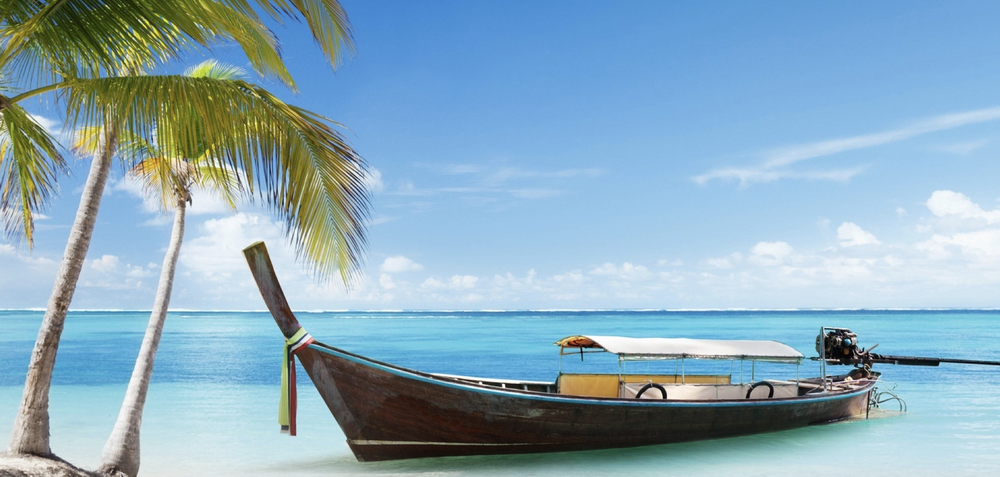
#> input picture PycharmProjects/CS131/Homeworks/homework2/test.png, 1000 x 477 px, shrunk from 2026 x 966 before the run
$ python homework2.py
#> lines starting #> are read from the running program, lines starting #| are printed output that depends on the picture; after the words box and inside, x2 and y2 are one past the last pixel; in counts of white or black regions, pixels touching at a corner belong together
### PycharmProjects/CS131/Homeworks/homework2/edge.py
import numpy as np
import matplotlib.pyplot as plt

def gaussian_kernel(size, sigma):
    """ Implementation of Gaussian Kernel.

    This function follows the gaussian kernel formula,
    and creates a kernel matrix.
    Hints:
    - Use np.pi and np.exp to compute pi and exp

    Args:
        size: int of the size of output matrix
        sigma: float of sigma to calculate kernel
    Returns:
        kernel: numpy array of shape (size, size)
    """

    kernel = np.zeros((size, size))

    ### YOUR CODE HERE
    k=(size-1)//2
    for i in range(size):
        for j in range(size):
            kernel[i][j]=1/(2*np.pi*sigma**2)*np.exp((-(i-k)**2-(j-k)**2)/(2*sigma**2))
    ### END YOUR CODE

    return kernel

def conv(image, kernel):
    """ An implementation of convolution filter.
    This function uses element-wise multiplication and np.sum()
    to efficiently compute weighted sum of neighborhood at each
    pixel.
    Args:
        image: numpy array of shape (Hi, Wi)
        kernel: numpy array of shape (Hk, Wk)
    Returns:
        out: numpy array of shape (Hi, Wi)
    """
    Hi, Wi = image.shape
    Hk, Wk = kernel.shape
    out = np.zeros((Hi, Wi))

    # For this assignment, we will use edge values to pad the images.
    # Zero padding will make derivatives at the image boundary very big,
    # whereas we want to ignore the edges at the boundary.
    pad_width0 = Hk // 2
    pad_width1 = Wk // 2
    pad_width = ((pad_width0,pad_width0),(pad_width1,pad_width1))
    padded = np.pad(image, pad_width, mode='edge')

    ### YOUR CODE HERE
    kernel_new=np.flip(np.flip(kernel,0),1).copy()
    for i in range(Hi):
        for j in range(Wi):
            out[i][j]=np.sum(np.multiply(kernel_new[:,:],padded[i:i+Hk,j:j+Wk]))
    ### END YOUR CODE

    return out

def partial_x(img):
    """ Computes partial x-derivative of input img.
    Hints:
        - You may use the conv function in defined in this file.
    Args:
        img: numpy array of shape (H, W)
    Returns:
        out: x-derivative image
    """

    out = None

    ### YOUR CODE HERE
    kernel=np.array([[1/2,0,-1/2]])
    out=conv(img,kernel)
    ### END YOUR CODE

    return out

def partial_y(img):
    """ Computes partial y-derivative of input img.
    Hints:
        - You may use the conv function in defined in this file.
    Args:
        img: numpy array of shape (H, W)
    Returns:
        out: y-derivative image
    """

    out = None

    ### YOUR CODE HERE
    kernel=np.array([[1/2],[0],[-1/2]])
    out=conv(img,kernel)
    ### END YOUR CODE

    return out

def gradient(img):
    """ Returns gradient magnitude and direction of input img.
    Args:
        img: Grayscale image. Numpy array of shape (H, W)
    Returns:
        G: Magnitude of gradient at each pixel in img.
            Numpy array of shape (H, W)
        theta: Direction(in degrees, 0 <= theta < 360) of gradient
            at each pixel in img. Numpy array of shape (H, W)
    """
    G = np.zeros(img.shape)
    theta = np.zeros(img.shape)

    ### YOUR CODE HERE
    Gx=partial_x(img)
    Gy=partial_y(img)
    G=np.sqrt(Gx**2+Gy**2)
    theta = (np.rad2deg(np.arctan2(Gy, Gx)) + 180) % 360
    # [5 lines of commented-out code are left out]
    plt.subplot(3,2,1)
    plt.imshow(G,cmap='gray')

    return G, theta


def non_maximum_suppression(G, theta):
    """ Performs non-maximum suppression
    This function performs non-maximum suppression along the direction
    of gradient (theta) on the gradient magnitude image (G).

    Args:
        G: gradient magnitude image with shape of (H, W)
        theta: direction of gradients with shape of (H, W)
    Returns:
        out: non-maxima suppressed image
    """
    H, W = G.shape
    out = np.zeros((H, W))

    # Round the gradient direction to the nearest 45 degrees
    theta = np.floor((theta + 22.5) / 45) * 45

    ### BEGIN YOUR CODE
    out=G.copy()
    for i in range(1, H - 1):
        for j in range(1, W - 1):
            alpha = np.deg2rad(theta[i, j])
            # note here the angle is measured clockwisely
            # i.e. if theta=90 degree the direction is south.
            p1 = G[i - int(np.round(np.sin(alpha))), j - int(np.round(np.cos(alpha)))]
            p2 = G[i + int(np.round(np.sin(alpha))), j + int(np.round(np.cos(alpha)))]
            if not (G[i, j] >= p1 and G[i, j] >= p2):
                out[i, j] = 0
            else:
                out[i, j] = G[i, j]
    ### END YOUR CODE
    plt.subplot(3, 2, 2)
    plt.imshow(G,cmap='gray')

    return out

def double_thresholding(img, high, low):
    """
    Args:
        img: numpy array of shape (H, W) representing NMS edge response
        high: high threshold(float) for strong edges
        low: low threshold(float) for weak edges
    Returns:
        strong_edges: Boolean array representing strong edges.
            Strong edeges are the pixels with the values above
            the higher threshold.
        weak_edges: Boolean array representing weak edges.
            Weak edges are the pixels with the values below the
            higher threshould and above the lower threshold.
    """

    strong_edges = np.zeros(img.shape)
    weak_edges = np.zeros(img.shape)

    ### YOUR CODE HERE
    strong=img>high
    strong_edges[strong]=img[strong]
    weak = (img > low)&(img <= high)
    weak_edges[weak]=img[weak]
    ### END YOUR CODE
    plt.subplot(3,2,3)
    plt.imshow(strong_edges,cmap='gray')
    plt.subplot(3,2,4)
    plt.imshow(weak_edges,cmap='gray')

    return strong_edges, weak_edges

def get_neighbors(y, x, H, W,weak_edges,edges):
    """ Return indices of valid neighbors of (y, x)
    Return indices of all the valid neighbors of (y, x) in an array of
    shape (H, W). An index (i, j) of a valid neighbor should satisfy
    the following:
        1. i >= 0 and i < H
        2. j >= 0 and j < W
        3. (i, j) != (y, x)
    Args:
        y, x: location of the pixel
        H, W: size of the image
    Returns:
        neighbors: list of indices of neighboring pixels [(i, j)]
    """
    neighbors = []

    for i in (y-1, y, y+1):
        for j in (x-1, x, x+1):
            if i >= 0 and i < H and j >= 0 and j < W:
                if (i == y and j == x):
                    continue
                if weak_edges[i][j]!=0 and edges[i][j]==0:
                    neighbors.append((i, j))

    return neighbors

def link_edges(strong_edges, weak_edges):
    """ Find weak edges connected to strong edges and link them.
    Iterate over each pixel in strong_edges and perform breadth first
    search across the connected pixels in weak_edges to link them.
    Here we consider a pixel (a, b) is connected to a pixel (c, d)
    if (a, b) is one of the eight neighboring pixels of (c, d).
    Args:
        strong_edges: binary image of shape (H, W)
        weak_edges: binary image of shape (H, W)
    Returns:
        edges: numpy array of shape(H, W)
    """

    H, W = strong_edges.shape
    indices = np.stack(np.nonzero(strong_edges)).T
    edges = np.zeros((H, W))

    ### YOUR CODE HERE
    strong=strong_edges>0
    edges[strong]=1
    for y in range(H):
        for x in range(W):
            if strong_edges[y][x] != 0:
                unmarked=np.array(get_neighbors(y,x,H,W,weak_edges,edges))
                i=0
                while i < unmarked.__len__():
                    if edges[unmarked[i][0]][unmarked[i][1]] == 0 and weak_edges[unmarked[i][0]][unmarked[i][1]]!=0:
                        edges[unmarked[i][0]][unmarked[i][1]]=1
                        neighbors=get_neighbors(unmarked[i][0],unmarked[i][1],H,W,weak_edges,edges)
                        if neighbors != []:
                            unmarked=np.concatenate((unmarked,neighbors))
                    i+=1

    ### END YOUR CODE

    return edges

def canny(img, kernel_size=5, sigma=1.4, high=20, low=15):
    """ Implement canny edge detector by calling functions above.
    Args:
        img: binary image of shape (H, W)
        kernel_size: int of size for kernel matrix
        sigma: float for calculating kernel
        high: high threshold for strong edges
        low: low threashold for weak edges
    Returns:
        edge: numpy array of shape(H, W)
    """
    ### YOUR CODE HERE
    kernel = gaussian_kernel(kernel_size, sigma)
    smoothed = conv(img, kernel)
    G, theta = gradient(smoothed)
    nms = non_maximum_suppression(G, theta)
    strong_edges, weak_edges = double_thresholding(nms, high, low)
    edge = link_edges(strong_edges, weak_edges)
    ### END YOUR CODE
    return edge


def hough_transform(img):
    """ Transform points in the input image into Hough space.
    Use the parameterization:
        rho = x * cos(theta) + y * sin(theta)
    to transform a point (x,y) to a sine-like function in Hough space.
    Args:
        img: binary image of shape (H, W)

    Returns:
        accumulator: numpy array of shape (m, n)
        rhos: numpy array of shape (m, )
        thetas: numpy array of shape (n, )
    """
    # Set rho and theta ranges
    W, H = img.shape
    diag_len = int(np.ceil(np.sqrt(W * W + H * H))) #得到斜对角线的长度
    rhos = np.linspace(-diag_len, diag_len, diag_len * 2 + 1)   #对应着上述公式中r的区直范围
    thetas = np.deg2rad(np.arange(-90.0, 90.0))     #对应着上述公式中角度的大小

    # Cache some reusable values
    cos_t = np.cos(thetas)
    sin_t = np.sin(thetas)
    num_thetas = len(thetas)

    # Initialize accumulator in the Hough space
    accumulator = np.zeros((2 * diag_len + 1, num_thetas), dtype=np.uint64)
    ys, xs = np.nonzero(img)

    # Transform each point (x, y) in image
    # Find rho corresponding to values in thetas
    # and increment the accumulator in the corresponding coordiate.
    ### YOUR CODE HERE
    for i, j in zip(ys, xs):    #对于zip(ys,xs)，形成了元组
        for idx in range(thetas.shape[0]):
            r = j * cos_t[idx] + i * sin_t[idx]
            accumulator[int(r + diag_len), idx] += 1    #加上diag_len的原因是因为有偏置量
    ### END YOUR CODE

    return accumulator, rhos, thetas

### PycharmProjects/CS131/Homeworks/homework2/homework2.py
import numpy as np
import matplotlib.pyplot as plt
from skimage import io
from time import time
from Homeworks.homework2.edge import *
'''Part 1: Canny Edge Detector'''
##############################################################################################(1.1 Smoothing)
# Define 3x3 Gaussian kernel with std = 1
'''test the function of gaussian_kernel'''
#kernel = gaussian_kernel(3, 1)
#kernel_test = np.array(
#    [[ 0.05854983, 0.09653235, 0.05854983],
#     [ 0.09653235, 0.15915494, 0.09653235],
#     [ 0.05854983, 0.09653235, 0.05854983]]
#)

# Test Gaussian kernel
#if not np.allclose(kernel, kernel_test):
#    print('Incorrect values! Please check your implementation.')
'''test the function of conv'''
# Test with different kernel_size and sigma
kernel_size = 5
sigma = 1.4

# [139 lines of commented-out code are left out]


'''Part2: Lane Detection'''
##############################################################################################(2.1 Edge detection)
# Load image
img = io.imread('test.png', as_gray=True)
#> img: shape (477, 1000) float64; min 0, max 1, mean 0.648

# Run Canny edge detector
edges = canny(img, kernel_size=5, sigma=1.4, high=0.03, low=0.02)
#> after the loop in conv, `for i in range(Hi):`:
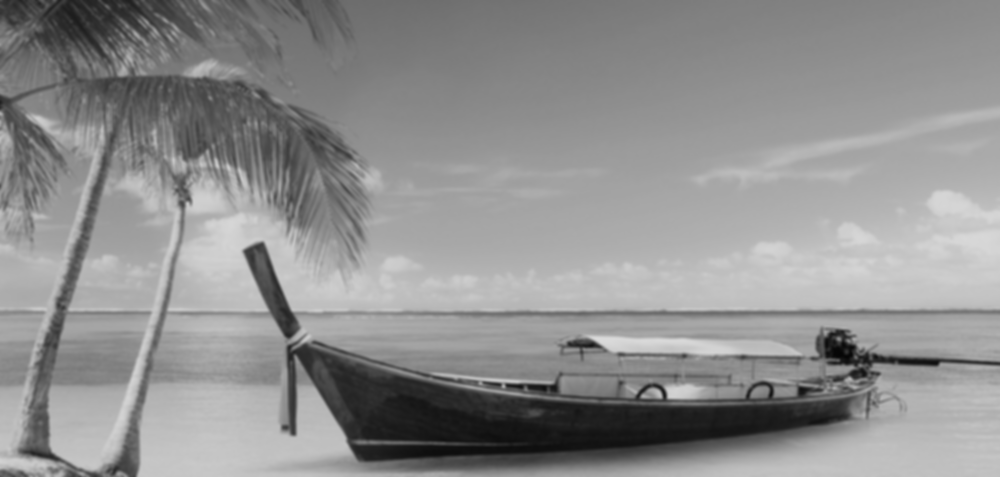
#> out: shape (477, 1000) float64; min 0.0231, max 0.857, mean 0.563
#> after the loop in conv (call 3), `for i in range(Hi):`:
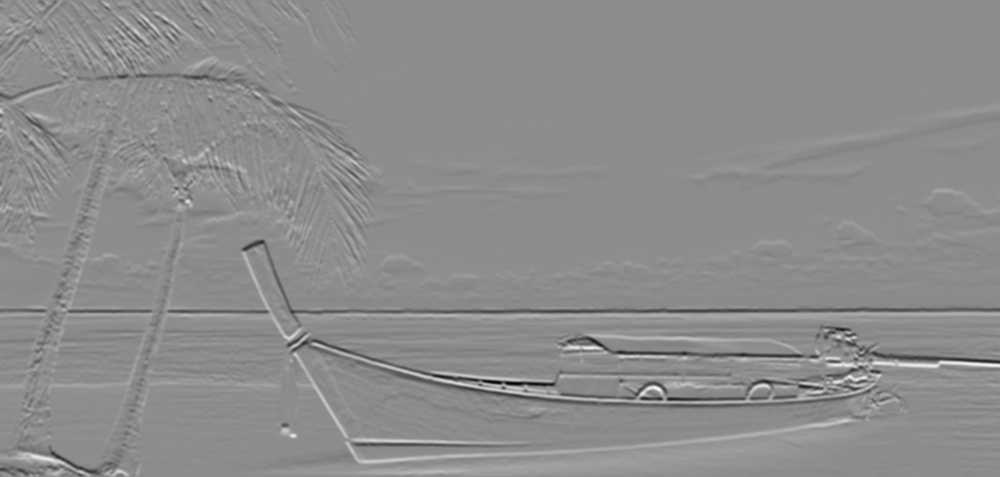
#> out: shape (477, 1000) float64; min -0.204, max 0.167, mean 0.000553; drawn with min black and max white
#> in double_thresholding, `strong=img>high`:
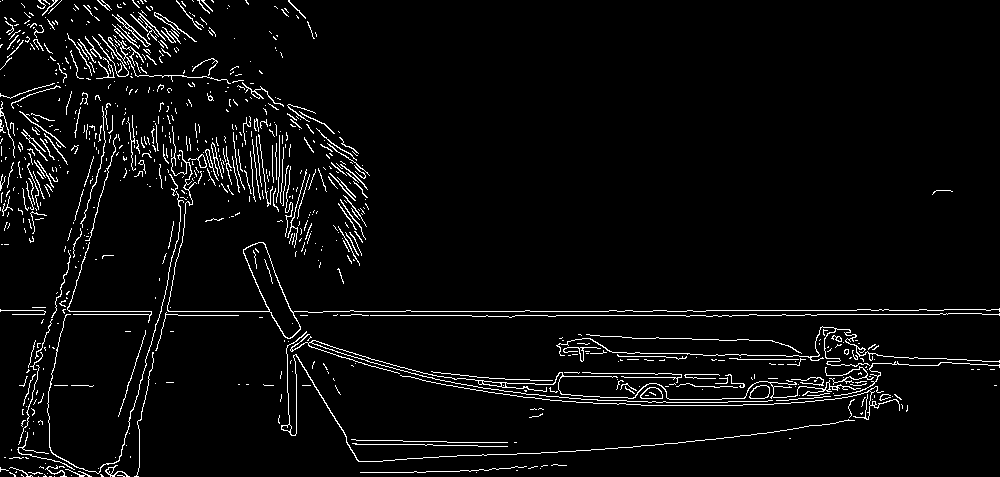
#> strong: shape (477, 1000) bool; 4.2% white in thin lines or dots
#> in double_thresholding, `weak = (img > low)&(img <= high)`: weak: shape (477, 1000) bool; 1.6% white in thin lines or dots
#> in link_edges, `indices = np.stack(np.nonzero(strong_edges)).T`: indices = 19837 pairs, first value 0 to 476, second value 0 to 999
#> after the loop in link_edges, `for y in range(H):`:
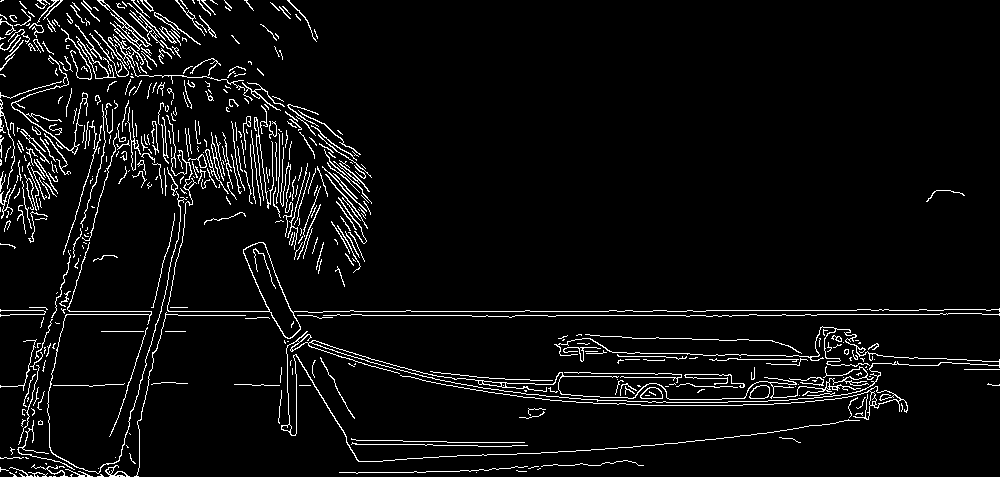
#> edges: shape (477, 1000) float64; values 0 (black) and 1 (white), 5.2% white in thin lines or dots
#> after the loop in link_edges, `for y in range(H):`: neighbors = []
io.imsave('test_edges.png',edges)
# [13 lines of commented-out code are left out]
H, W = img.shape
#> H = 477; W = 1000

# Generate mask for ROI (Region of Interest)
mask = np.zeros((H, W))
for i in range(H):
    for j in range(W):
        if i > (H / W) * j and i > -(H / W) * j + H:
            mask[i, j] = 1
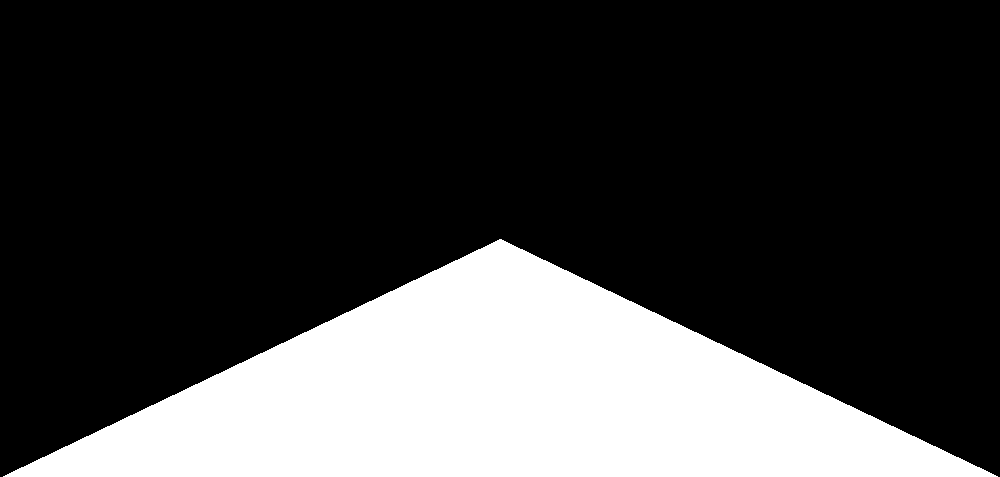
#> mask: shape (477, 1000) float64; values 0 (black) and 1 (white), 24.9% white; 1 white region, box (x1, y1, x2, y2) and area: (3, 239, 998, 477) 118752

# Extract edges in ROI
roi = edges * mask
#> roi: shape (477, 1000) float64; values 0 (black) and 1 (white), 1.4% white in thin lines or dots, all inside (x1, y1, x2, y2) = (10, 310, 870, 477)

# [10 lines of commented-out code are left out]
acc, rhos, thetas = hough_transform(roi)
#> in hough_transform, `ys, xs = np.nonzero(img)`: ys = 6780 values from 310 to 476; xs = 6780 values, max 869 at index 4752, min 10 at index 6587, mean 504.8
#> the loop in hough_transform, `for i, j in zip(ys, xs):` made 6780 passes
#> (i, j) on passes 1 to 3: (310, 351), (310, 352), (310, 353)
#> after the loop in hough_transform, `for i, j in zip(ys, xs):`:
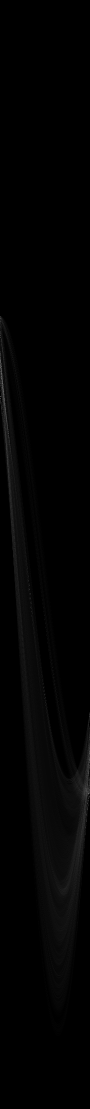
#> accumulator: shape (2217, 180) uint64 (shown at 1/2 size); min 0, max 273, mean 3.1; drawn with min black and max white
#> rhos = 2217 values from -1108 to 1108; thetas = 180 values from -1.57 to 1.55

# Coordinates for right lane
xs_right = []
ys_right = []

# Coordinates for left lane
xs_left = []
ys_left = []

for i in range(20):
    idx = np.argmax(acc)
    r_idx = idx // acc.shape[1]
    t_idx = idx % acc.shape[1]
    acc[r_idx, t_idx] = 0  # Zero out the max value in accumulator

    rho = rhos[r_idx]
    theta = thetas[t_idx]

    # Transform a point in Hough space to a line in xy-space.
    a = - (np.cos(theta) / np.sin(theta))  # slope of the line
    b = (rho / np.sin(theta))  # y-intersect of the line

    # Break if both right and left lanes are detected
    if xs_right and xs_left:
        break

    if a < 0:  # Left lane
        if xs_left:
            continue
        xs = xs_left
        ys = ys_left
    else:  # Right Lane
        if xs_right:
            continue
        xs = xs_right
        ys = ys_right

    for x in range(img.shape[1]):
        y = a * x + b
        if y > img.shape[0] * 0.6 and y < img.shape[0]:
            xs.append(x)
            ys.append(int(round(y)))
#> this loop made 5 passes
#> (idx, r_idx, t_idx, rho, theta, a, b) on passes 1 to 5: (143460, 797, 0, -311, -1.57, 6.12e-17, 311), (142740, 793, 0, -315, -1.57, 6.12e-17, 315), (133561, 742, 1, -366, -1.55, 0.0175, 366.1), (285837, 1587, 177, 479, 1.52, -0.0524, 479.7), (131762, 732, 2, -376, -1.54, 0.0349, 376.2)
#> acc: shape (2217, 180) uint64; under 0.01% of pixels changed, all inside (x1, y1, x2, y2) = (0, 732, 178, 1588)

plt.imshow(img,cmap='gray')
plt.plot(xs_left, ys_left, linewidth=5.0)
plt.plot(xs_right, ys_right, linewidth=5.0)
plt.axis('off')
plt.show()
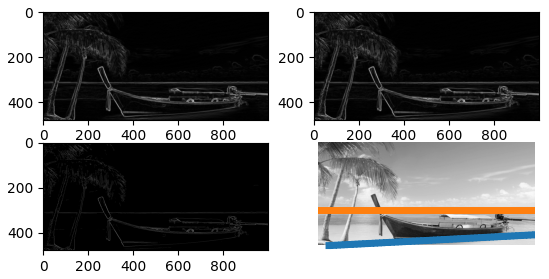
#> figure drawn by matplotlib, 4 panels
